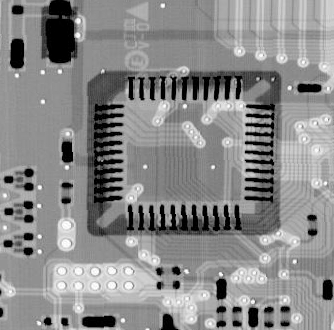
#> input picture 2022-ImagesSet/dct5.jpg, 334 x 330 px, found by its file name; the run also reads 2 pictures not shown here
$ python Morph.py
#> lines starting #> are read from the running program, lines starting #| are printed output that depends on the picture
### utils.py
import cv2
import numpy as np
import os
import matplotlib.pyplot as plt
import pandas as pd

PI = 3.1415926535

def cvtColor(img, type='HLS2BGR'):
    if type == 'HLS2BGR':
        a, b, _ = img.shape
        img_hls = img.astype(float)
        H, I, S = img_hls[:,:,0]*2*(2*PI)/360, img_hls[:,:,1]/255, img_hls[:,:,2]/255
        B, G, R = np.zeros((a,b), dtype=float), np.zeros((a,b), dtype=float), np.zeros((a,b), dtype=float)

        ### This is a FAST implementation using vectorization!
        cond_1 = np.where(H<2*PI/3)
        R[cond_1] = I[cond_1]*(1+S[cond_1]*np.cos(H[cond_1])/np.cos(2*PI/6-H[cond_1]))
        B[cond_1] = I[cond_1]*(1-S[cond_1])
        G[cond_1] = 3*I[cond_1]-(R[cond_1]+B[cond_1])
        cond_2 = np.where(np.logical_and(H>=2*PI/3, H<4*PI/3))
        G[cond_2] = I[cond_2]*(1+S[cond_2]*np.cos(H[cond_2]-2*PI/3)/np.cos(2*PI/6-H[cond_2]+2*PI/3))
        R[cond_2] = I[cond_2]*(1-S[cond_2])
        B[cond_2] = 3*I[cond_2]-(R[cond_2]+G[cond_2])
        cond_3 = np.where(np.logical_and(H>=4*PI/3, H<6*PI/3))
        B[cond_3] = I[cond_3]*(1+S[cond_3]*np.cos(H[cond_3]-4*PI/3)/np.cos(2*PI/6-H[cond_3]+4*PI/3))
        G[cond_3] = I[cond_3]*(1-S[cond_3])
        R[cond_3] = 3*I[cond_3]-(G[cond_3]+B[cond_3])

        # [16 lines of commented-out code are left out]

        B, G, R = np.clip(B,0,1), np.clip(G,0,1), np.clip(R,0,1)
        img_bgr = np.zeros((a,b,3), dtype=np.uint8)
        img_bgr[:,:,0], img_bgr[:,:,1], img_bgr[:,:,2] = B*255, G*255, R*255
        return img_bgr

    elif type == 'BGR2HLS':
        a, b, _ = img.shape
        img_bgr = img.astype(float)/255
        B, G, R = img_bgr[:,:,0], img_bgr[:,:,1], img_bgr[:,:,2]
        H, I, S = np.zeros((a,b), dtype=float), np.zeros((a,b), dtype=float), np.zeros((a,b), dtype=float)

        ### This is a FAST implementation using vectorization!
        # Calculate I
        RGB_sum = R+G+B
        I = 1/3*RGB_sum
        # Calculate S
        RGB_min = np.min(np.stack((R,G,B)), axis = 0)
        cond_S=np.where(RGB_sum!=0)
        S[cond_S] = 1-3/RGB_sum[cond_S]*RGB_min[cond_S]
        # Calculate H
        val = ((R-G)**2+(R-B)*(G-B))**0.5
        cond_H = np.where(val!=0)
        theta = np.arccos(np.clip(1/2*(R-G+R-B)[cond_H]/val[cond_H], a_min=-1, a_max=1))*360/(2*PI)
        cond_H2 = B[cond_H] > G[cond_H]
        theta[cond_H2] = 360 - theta[cond_H2]
        H[cond_H] = theta

        # [13 lines of commented-out code are left out]

        img_hls = np.zeros((a,b,3), dtype=np.uint8)
        img_hls[:,:,0], img_hls[:,:,1], img_hls[:,:,2] = H/2, I*255, S*255
        return img_hls

# utils for display
def add_border(img):
    # add white thin border
    if len(img.shape)==2:
        return cv2.copyMakeBorder(img,20,20,20,20,cv2.BORDER_CONSTANT,value=255)
    else:
        return cv2.copyMakeBorder(img,20,20,20,20,cv2.BORDER_CONSTANT,value=[255,255,255])

# [26 lines left out: functions resize_img, resize_img_width, not called in this run]

def add_title(img,text='add_text'):
    # add Enlgish title in the top of the image
    if len(img.shape)==2:
        color=255
    else:
        color=(255,255,255)
    img=cv2.copyMakeBorder(img, 50, 0, 0, 0, cv2.BORDER_CONSTANT, value=color)
    if len(img.shape)==2:
        return cv2.putText(img,text,(0,50),cv2.FONT_HERSHEY_SIMPLEX,fontScale=1.3,color= 0,thickness=3,lineType=cv2.LINE_AA)
    else:
        return cv2.putText(img, text, (0, 50), cv2.FONT_HERSHEY_SIMPLEX, fontScale=1.3,color= (0,0,0),thickness=3,lineType=cv2.LINE_AA)

### Morph.py
import cv2
import numpy as np
import os
import matplotlib.pyplot as plt
import pandas as pd
import matplotlib
matplotlib.use('Agg')
from utils import cvtColor, add_border, resize_img, add_title
import time

class Morphlogy:
    def __init__(self, kernel=np.ones((3,3))):
        self.kernel = kernel
        assert kernel.shape[0] == kernel.shape[1]
        self.kernel_size = kernel.shape[0]
        assert self.kernel_size%2 == 1
        self.h = self.kernel_size//2

    def Erose(self, img):
        a, b = img.shape
        re = np.zeros_like(img, dtype=np.uint8)

        ### This is the FASTEST implementation (in my work) using full vectorization!
        img_list = []
        for i in range(self.kernel_size):
            for j in range(self.kernel_size):
                if self.kernel[i,j]:
                    img_list.append(img[i:a-2*self.h+i, j:b-2*self.h+j])
        img_min = np.min(np.stack(img_list, axis=0), axis=0)
        re[self.h:a-self.h, self.h:b-self.h] = img_min

        # [17 lines of commented-out code are left out]
        return re

    def Dilate(self, img):
        a, b = img.shape
        re = np.zeros_like(img, dtype=np.uint8)

        ### This is the FASTEST implementation (in my work) using full vectorization!
        img_list = []
        for i in range(self.kernel_size):
            for j in range(self.kernel_size):
                if self.kernel[i,j]:
                    img_list.append(img[i:a-2*self.h+i, j:b-2*self.h+j])
        img_max = np.max(np.stack(img_list, axis=0), axis=0)
        re[self.h:a-self.h, self.h:b-self.h] = img_max

        # [17 lines of commented-out code are left out]
        return re

    def Open(self, img):
        return self.Dilate(self.Erose(img))

    def Close(self, img):
        return self.Erose(self.Dilate(img))

    def Bound(self, img):
        return img - self.Erose(img)

    def gen_all_morph(self, img):
        img_erose = self.Erose(img)
        img_dilate = self.Dilate(img)
        img_open = self.Dilate(img_erose)
        img_close = self.Erose(img_dilate)
        img_bound = img - img_erose
        return img_erose, img_dilate, img_open, img_close, img_bound
        # return self.Erose(img), self.Dilate(img), self.Open(img), self.Close(img), self.Bound(img)

    def gen_all_morph_color(self, img, type='rgb'):
        assert len(img.shape) == 3
        if type == 'rgb':
            results = [img.copy() for i in range(5)]
            channel_0 = self.gen_all_morph(img[:,:,0])
            channel_1 = self.gen_all_morph(img[:,:,1])
            channel_2 = self.gen_all_morph(img[:,:,2])
            for i in range(5):
                results[i][:,:,0] = channel_0[i]
                results[i][:,:,1] = channel_1[i]
                results[i][:,:,2] = channel_2[i]
            return results
        elif type == 'hls':
            img_hls = cvtColor(img, type='BGR2HLS')
            img_l = img_hls[:,:,1].copy()
            re_imgs_l = self.gen_all_morph(img_l)
            results = []
            for re_img in re_imgs_l:
                re = img_hls.copy()
                re[:,:,1]=re_img
                re = cvtColor(re, type='HLS2BGR')
                results.append(re)
        return results

def save_all_morph(results, save_path, resize = False):
    texts=['Origin', 'Erose', 'Dilate', 'Open', 'Close', 'Bound']
    imgs = [add_title(add_border(results[i]),text=texts[i]) for i in range(len(texts))]
    imgs = [np.concatenate(imgs[:3], 1), np.concatenate(imgs[3:], 1)]
    img = np.concatenate(imgs, 0)
    if resize:
        img = resize_img(img)
    cv2.imwrite(save_path, img)

# [9 lines left out: function save_all_morph_multi_kernel_size, not called in this run]

def gen_result_name(img_name, task):
    l = img_name.split('.')
    return '%s_%s.%s' % (l[0], task, 'jpg')

# [38 lines left out: function run_morph_multi_kernel_size, not called in this run]

def run_morph(img_dir, save_dir, img_name, type='gray', resize = False, color_type='rgb', kernel_type = 1):
    kernel0_3 = np.array([  [1,1,1],
                            [1,1,1],
                            [1,1,1]])
    kernel1_3 = np.array([  [0,1,0],
                            [1,1,1],
                            [0,1,0]])
    kernel0_5 = np.array([  [1,1,1,1,1],
                            [1,1,1,1,1],
                            [1,1,1,1,1],
                            [1,1,1,1,1],
                            [1,1,1,1,1]])
    kernel1_5 = np.array([  [0,0,1,0,0],
                            [0,1,1,1,0],
                            [1,1,1,1,1],
                            [0,1,1,1,0],
                            [0,0,1,0,0]])

    kernels = {3:[kernel0_3, kernel1_3], 5:[kernel0_5, kernel1_5]}
    morph_3 = Morphlogy(kernels[3][kernel_type])
    morph_5 = Morphlogy(kernels[5][kernel_type])
    task = 'Morph'
    print("Running...")

    if type == 'gray':
        img=cv2.imread(img_dir+img_name, cv2.IMREAD_GRAYSCALE)
        if img.shape[0]>500 or img.shape[1]>500:
            morph = morph_5
        else:
            morph = morph_3
        results = morph.gen_all_morph(img)
        save_path = save_dir+gen_result_name(img_name,task+'_kernel%d'%kernel_type)
        save_all_morph([img]+list(results), save_path=save_path, resize=resize)
    elif type == 'color':
        img=cv2.imread(img_dir+img_name,cv2.IMREAD_COLOR)
        if img.shape[0]>500 or img.shape[1]>500:
            morph = morph_5
        else:
            morph = morph_3
        results = morph.gen_all_morph_color(img, type=color_type)
        save_path = save_dir+gen_result_name(img_name,task+'_kernel%d_%s'%(kernel_type, color_type))
        save_all_morph([img]+list(results), save_path=save_path, resize=resize)
    print("Done! Save to %s"%save_path)
    return save_path

if __name__ == '__main__':
    task = 'Morph'
    dir = 'dataset/%s/'%task
    save_dir = 'results/%s/'%task

    # [50 lines of commented-out code are left out]
    run_morph(dir, save_dir, 'dct5.jpg', type='gray', kernel_type = 1)
#> in run_morph, img is the input picture: shape (330, 334); min 0, max 255, mean 137.5
#> after the loop in Erose, `for i in range(self.kernel_size):`: img_list = 5 items
#> in gen_all_morph, `img_bound = img - img_erose`:
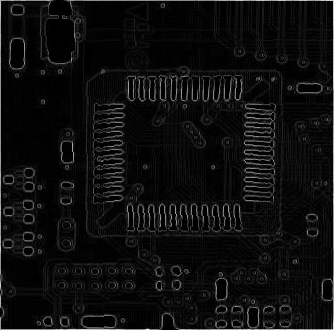
#> img_bound: shape (330, 334); min 0, max 255, mean 14.1
#> in add_title, `color=255`: color = 255
#> in add_title (call 6), `img=cv2.copyMakeBorder(img, 50, 0, 0, 0, cv2.BORDER_CONSTANT, value=co..`:
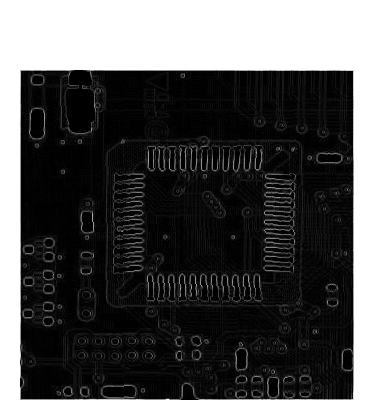
#> img: shape (420, 374); min 0, max 255, mean 86
#> in save_all_morph, `imgs = [add_title(add_border(results[i]),text=texts[i]) for i in range..`: imgs = 6 items
#> in save_all_morph, `img = np.concatenate(imgs, 0)`:
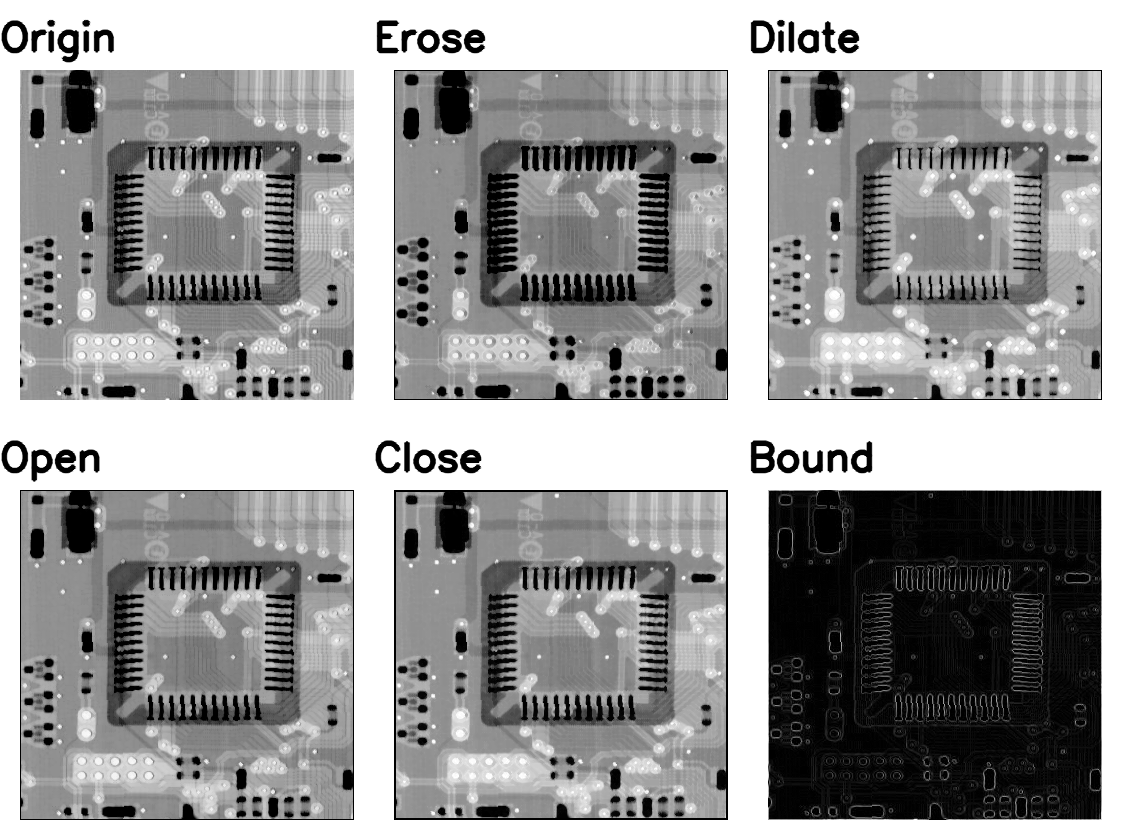
#> img: shape (840, 1122); min 0, max 255, mean 154.5
    run_morph(dir, save_dir, 'dct5.jpg', type='gray', kernel_type = 0)
#> after the loop in Erose (call 3), `for i in range(self.kernel_size):`: img_list = 9 items
#> in Erose (call 3), `re[self.h:a-self.h, self.h:b-self.h] = img_min`:
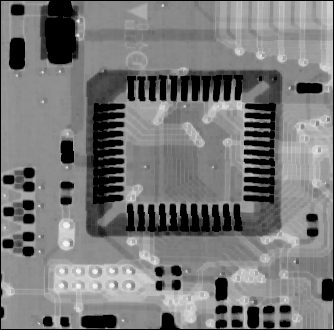
#> re: shape (330, 334); min 0, max 245, mean 120.1
#> in Dilate (call 3), `re[self.h:a-self.h, self.h:b-self.h] = img_max`:
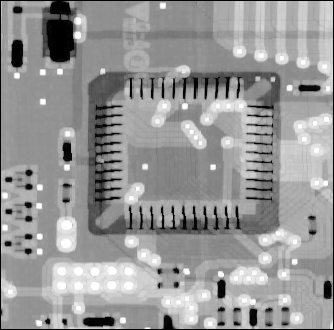
#> re: shape (330, 334); min 0, max 255, mean 151.1
#> in add_title (call 9), `return cv2.putText(img,text,(0,50),cv2.FONT_HERSHEY_SIMPLEX,fontScale=..`:
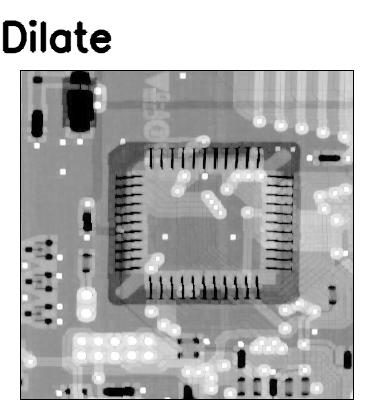
#> returned value: shape (420, 374); min 0, max 255, mean 179.5
#> in add_border (call 10), `return cv2.copyMakeBorder(img,20,20,20,20,cv2.BORDER_CONSTANT,value=255)`:
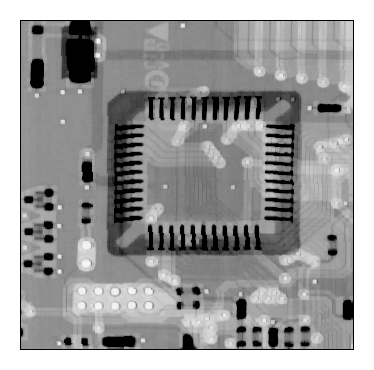
#> returned value: shape (370, 374); min 0, max 255, mean 156.9
    run_morph(dir, save_dir, 'word_bw.bmp', type='gray', kernel_type = 1)
    run_morph(dir, save_dir, 'word_bw.bmp', type='gray', kernel_type = 0)

    run_morph(dir, save_dir, 'histeqColor.jpg', type='color', color_type='rgb', kernel_type = 0)
#> in gen_all_morph_color, `results = [img.copy() for i in range(5)]`: results = 5 items
    run_morph(dir, save_dir, 'histeqColor.jpg', type='color', color_type='hls', kernel_type = 0)
#> in cvtColor, `cond_S=np.where(RGB_sum!=0)`: cond_S = 936979 positions, rows 0 to 967, columns 0 to 967
#> in cvtColor, `cond_H = np.where(val!=0)`: cond_H = 849817 positions, rows 0 to 967, columns 0 to 967
#> the loop in gen_all_morph_color (call 2), `for re_img in re_imgs_l:` made 5 passes
